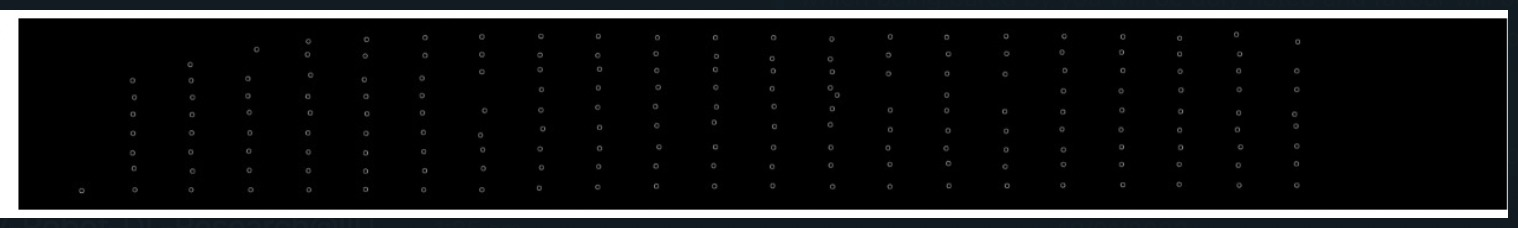
#> input picture PlantCv/contours.jpeg, 1518 x 228 px
$ jupyter execute --allow-errors contouring.ipynb
#> lines starting #> are read from the running program, lines starting #| are printed output that depends on the picture; after the words box and inside, x2 and y2 are one past the last pixel; in counts of white or black regions, pixels touching at a corner belong together
[cell 1]
import cv2
import numpy as np
import matplotlib.pyplot as plt
from plantcv import plantcv as pcv

[cell 2]
image = cv2.imread('./contours.jpeg', 0)
#> image: shape (228, 1518); min 0, max 255, mean 24.6
thresh = image.copy()
thresh[thresh < 50] = 0
thresh[thresh >= 50] = 255
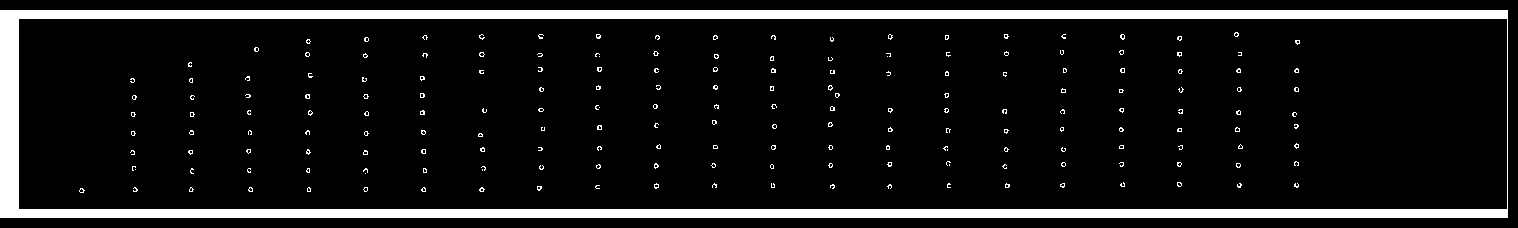
#> thresh: shape (228, 1518); 9.7% white; 192 white regions (191 under 20 px), largest, box (x1, y1, x2, y2) and area: (0, 10, 1508, 218) 30944
plt.imshow(thresh, cmap='gray')
plt.show()
cv2.imwrite('./contours.png', thresh)
#> Out = True
